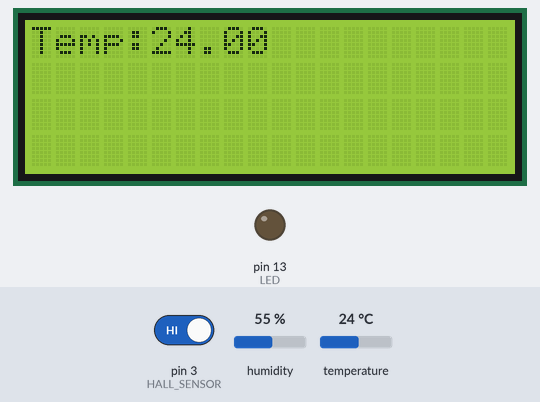
Bench run of a sketch on a simulated Arduino Uno, built with avr-gcc and run on an emulated ATmega328P. Parts: 20×4 character LCD, output pins drawn as LEDs (lit = HIGH). The test bench sets the inputs (shaded band); at power-on: pin 3 (HALL_SENSOR) HIGH, temperature 24 °C, humidity 55 %. What the sketch prints to the serial monitor is not drawn.

Above: at 1.2 s.
1.3 s: pin 3 (HALL_SENSOR) driven LOW
At 3.0 s:
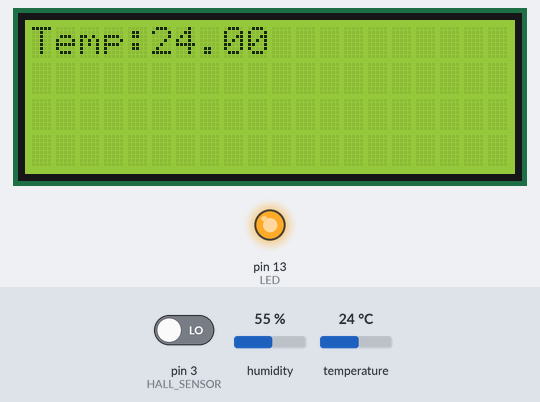
3.5 s: temperature set to 12 °C
At 5.1 s:
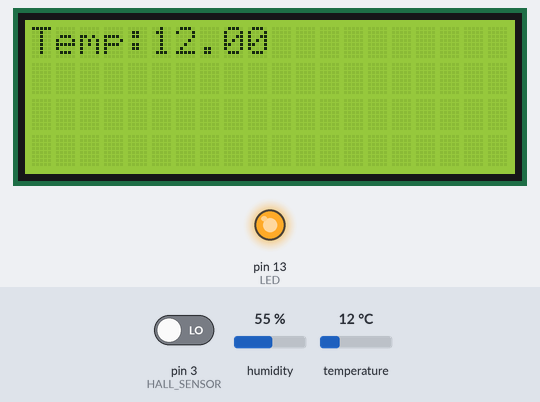
5.6 s: temperature set to 19 °C
7.6 s: temperature set to 28 °C
At 9.4 s:
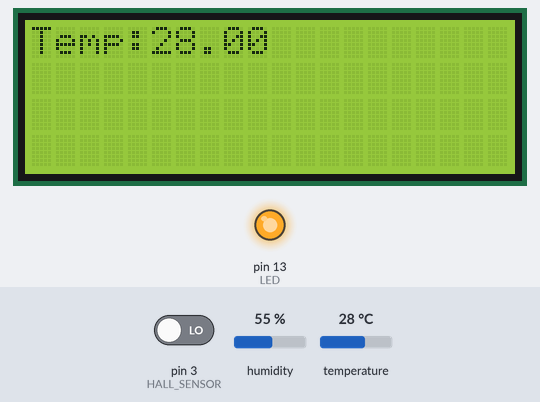
Timing chart, 0 to 10.6 s (numbered marks = the images above; inputs shaded):
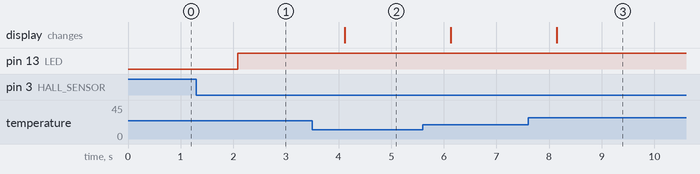

The sketch:

arduino_code.ino
```cpp
#include <LiquidCrystal_I2C.h>


#include <DHT.h>

#include <Wire.h> // Library for I2C communication
#include <LiquidCrystal_I2C.h> // Library for LCD

//Constants
#define DHTPIN 2     // what pin we're connected to
#define DHTTYPE DHT22   // DHT 22  (AM2302)
#define HALL_SENSOR      3
#define LED      13
DHT dht(DHTPIN, DHTTYPE); // Initialize DHT sensor for normal 16mhz Arduino

LiquidCrystal_I2C lcd = LiquidCrystal_I2C(0x27, 20, 4);

//Variables
float hum;  //Stores humidity value
float temp; //Stores temperature value

void setup()
{
  pinMode(LED, OUTPUT);
  pinMode(HALL_SENSOR, INPUT);
  digitalWrite(LED, LOW);
    Serial.begin(9600);
    lcd.init();
  lcd.backlight();
    dht.begin();
}

void loop()
{
    //Read data and store it to variables hum and temp
    hum = dht.readHumidity();
    temp= dht.readTemperature();
     digitalWrite(LED, !digitalRead(HALL_SENSOR));

    //Print temp and humidity values to serial monitor
    lcd.setCursor(0, 0);
    lcd.print("Temp:");
    lcd.print(temp);
    Serial.print(String(temp));
    Serial.print(", ");
    Serial.print(String(hum));
    Serial.print(",");
    Serial.print(String(digitalRead(HALL_SENSOR)));
    Serial.println(",");
    delay(2000); //Delay 2 sec.
}
```

Measured:
- after the input at 1.3 s, pin 13 (LED): LOW → HIGH after 0.79 s
- after the input at 3.5 s, the display: changes after 0.61 s (image 2)
- after the input at 7.6 s, the display: changes after 0.55 s (image 3)
